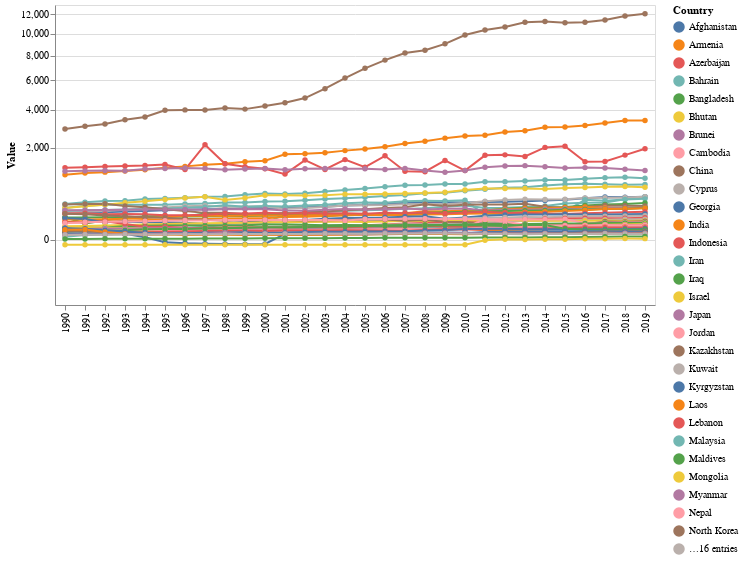

The notebook cell saved with this chart:
### Code cell
# we will now focus on countries and there differences
# explain that looking at the regions by continent did not explain muc of the variety in our data based off the visuals
# so now we will look at the indiviual countries
# the below chunk is for Asia

asia_df = df_filtered.loc[df_filtered['Continent'] == 'Asia', :].drop(columns = ['Continent'])
fig_1 = alt.Chart(asia_df.melt(id_vars='Country', var_name='Year', value_name='Value')).encode(
    x = alt.X('Year', title = None),
    y = alt.Y('Value', scale = alt.Scale(type = 'sqrt')),
    color = alt.Color('Country')
).mark_line(point = True)

# display
fig_1

### Figure 1 — Vega-Lite specification as saved in the notebook (floating-point values rounded to 4 significant figures; data arrays with more than 128 entries replaced by an {"elided": "..."} marker saying what was removed)
{"config": {"view": {"continuousWidth": 400, "continuousHeight": 300}}, "data": {"name": "data-e91365e813aa6359654326c25742d3bf"}, "mark": {"type": "line", "point": true}, "encoding": {"color": {"field": "Country", "type": "nominal"}, "x": {"field": "Year", "title": null, "type": "nominal"}, "y": {"field": "Value", "scale": {"type": "sqrt"}, "type": "quantitative"}}, "$schema": "https://vega.github.io/schema/vega-lite/v4.17.0.json", "datasets": {"data-e91365e813aa6359654326c25742d3bf": {"elided": "1350 records"}}}
